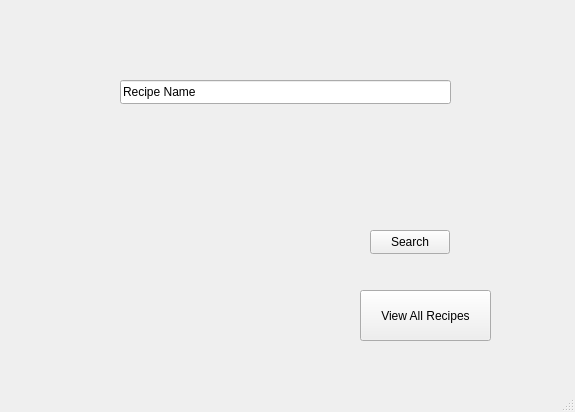
<?xml version="1.0" encoding="UTF-8"?>
<ui version="4.0">
 <class>OpenRecipe</class>
 <widget class="QMainWindow" name="OpenRecipe">
  <property name="geometry">
   <rect>
    <x>0</x>
    <y>0</y>
    <width>575</width>
    <height>412</height>
   </rect>
  </property>
  <property name="windowTitle">
   <string>MainWindow</string>
  </property>
  <widget class="QWidget" name="centralwidget">
   <widget class="QLineEdit" name="RecipeName">
    <property name="geometry">
     <rect>
      <x>120</x>
      <y>80</y>
      <width>331</width>
      <height>24</height>
     </rect>
    </property>
    <property name="text">
     <string>Recipe Name</string>
    </property>
   </widget>
   <widget class="QPushButton" name="SearchButton">
    <property name="geometry">
     <rect>
      <x>370</x>
      <y>230</y>
      <width>80</width>
      <height>24</height>
     </rect>
    </property>
    <property name="text">
     <string>Search</string>
    </property>
   </widget>
   <widget class="QPushButton" name="ViewAllRecipesButton">
    <property name="geometry">
     <rect>
      <x>360</x>
      <y>290</y>
      <width>131</width>
      <height>51</height>
     </rect>
    </property>
    <property name="text">
     <string>View All Recipes</string>
    </property>
   </widget>
  </widget>
  <widget class="QMenuBar" name="menubar">
   <property name="geometry">
    <rect>
     <x>0</x>
     <y>0</y>
     <width>575</width>
     <height>21</height>
    </rect>
   </property>
  </widget>
  <widget class="QStatusBar" name="statusbar"/>
 </widget>
 <resources/>
 <connections/>
 <buttongroups>
  <buttongroup name="buttonGroup"/>
 </buttongroups>
</ui>
